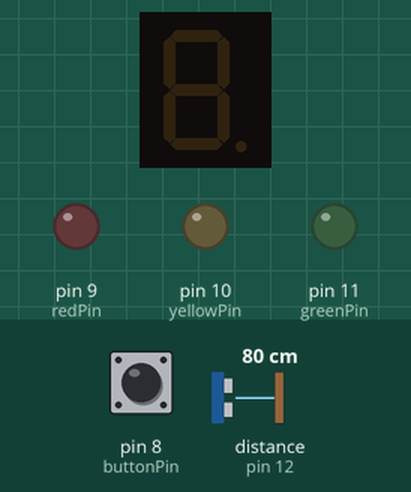
A sketch run on a simulated Arduino Uno, built with avr-gcc and run on an emulated ATmega328P. Shown: 1-digit seven-segment display, output pins drawn as LEDs (lit = HIGH). Wiring (inferred from the names in the program): ultrasonic range finder: trigger pin 13; echo pin 12. The inputs (shaded band) are chosen by the test bench; at power-on: pin 8 (buttonPin) HIGH, distance to the obstacle (sensor on pin 12) 80 cm. The echo pulse lasts 58.3 µs per cm; pins used as bus, display or sensor lines are not drawn; what the sketch prints to the serial monitor is not drawn.

Above: at 1.2 s.
1.3 s: pin 8 (buttonPin) pulled LOW for 0.15 s
At 2.5 s:
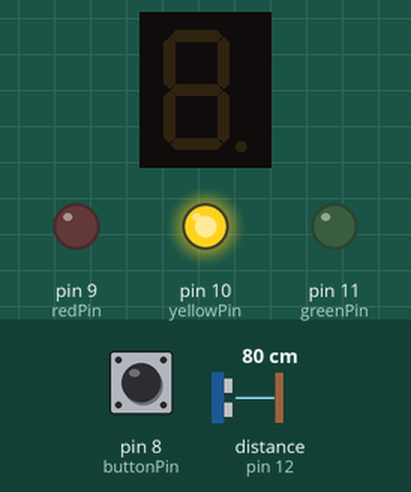
At 5.6 s:
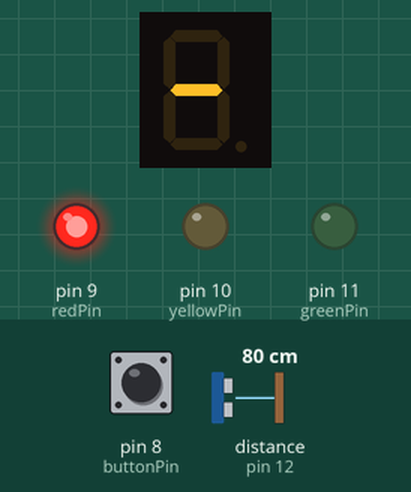
Timing chart, 0 to 7.1 s (numbered marks = the images above; inputs shaded):
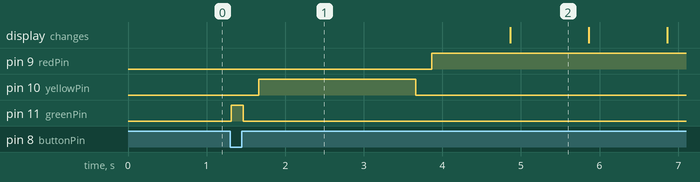

Measured:
- after the input at 1.3 s, pin 9 (redPin): LOW → HIGH after 2.6 s; pin 10 (yellowPin): LOW → HIGH after 0.36 s, → LOW 2.0 s later; pin 11 (greenPin): LOW → HIGH at once, → LOW 0.15 s later
- what the display in image 2 shows lasts 1.0 s, from 4.9 s to 5.9 s

The sketch:

ubaka2_SmartTrafficLights.ino
```cpp
/*

Name: Pratik Patel
Spring 2024
NetID: ppate460
UIN: 669224629
Partner Name: Uvaish Bakaliya
NetID: ubaka2
UIN: 657320372
TA Name:

Project: Smart Traffic Control Management
Description:
Our project focuses on developing a Smart Traffic Control System using Arduino microcontrollers,
aiming to optimize urban traffic management by integrating radar sensors with traffic signals,
the system dynamically adjusts signal timing based on vehicle presence, reducing congestion and enhancing efficiency.
Referances:

*/

#include "SevSeg.h"
SevSeg sevseg;

const int buttonPin = 8;
const int redPin = 9;
const int yellowPin = 10;
const int greenPin = 11;

bool redLEDState = false;
bool greenLEDState = false;
bool buttonState = HIGH;
bool lastButtonState = HIGH;

// defines pins numbers
const int trigPin = 13;
const int echoPin = 12;
// defines variables
long duration;
int distance;

int lessThan20 = 1;

void setup() {

  // initialize the button pin as an input
  pinMode(buttonPin, INPUT_PULLUP);

  // initialize the LEDs pin as an output
  pinMode(redPin, OUTPUT);
  pinMode(yellowPin, OUTPUT);
  pinMode(greenPin, OUTPUT);

  pinMode(trigPin, OUTPUT);  // Sets the trigPin as an Output
  pinMode(echoPin, INPUT);   // Sets the echoPin as an Input
  Serial.begin(9600);        // Starts the serial communication

  byte numDigits = 1;
  byte digitPins[] = {};
  //                    A, B, C,  D, E, F, G, DP(light)
  byte segmentPins[] = {5, 4, A5, 2, 3, 6, 7, A4};
  bool resistorsOnSegments = true;

  byte hardwareConfig = COMMON_CATHODE;
  sevseg.begin(hardwareConfig, numDigits, digitPins, segmentPins, resistorsOnSegments);
  sevseg.setBrightness(90);
}

void loop() {

  // controls "OTHER" arduino
  while (Serial.available() > 0) {
    char receivedChar = Serial.read();

    if (receivedChar == 1) {  // Red signal ON on other arduino, perfrom this action ...

      digitalWrite(redPin, LOW);
      digitalWrite(yellowPin, LOW);
      digitalWrite(greenPin, LOW);

      // digitalWrite(redPin, HIGH);
      // digitalWrite(yellowPin, HIGH);
      digitalWrite(greenPin, HIGH);
      delay(5000);


      // just for testing
      // delay(200);
      // digitalWrite(greenPin, LOW);
      // delay(200);
      // digitalWrite(greenPin, HIGH);
      // delay(200);
      // digitalWrite(greenPin, LOW);

    } else if (receivedChar == 0) {

      // Now that the signal is red on the other side, we can turn on green signal here

      digitalWrite(redPin, LOW);
      // digitalWrite(yellowPin, LOW);
      // digitalWrite(greenPin, LOW);

      // digitalWrite(redPin, HIGH);
      // digitalWrite(yellowPin, HIGH);
      // digitalWrite(greenPin, HIGH);

      // delay(5000);

      // digitalWrite(redPin, LOW);
      // digitalWrite(yellowPin, LOW);
      // digitalWrite(greenPin, LOW);
    }
  }

// ----------------------------------------------------------------------------------------------------------------------------

 // Clears the trigPin
  digitalWrite(trigPin, LOW);
  delayMicroseconds(2);

  // Sets the trigPin on HIGH state for 10 micro seconds
  digitalWrite(trigPin, HIGH);
  delayMicroseconds(10);
  digitalWrite(trigPin, LOW);

  // delay(10);

  // Reads the echoPin, returns the sound wave travel time in microseconds
  duration = pulseIn(echoPin, HIGH);

  // delay(10);

  // Calculating the distance
  distance = duration * 0.034 / 2;

  // Prints the distance on the Serial Monitor
  Serial.print("Distance: ");
  Serial.println(distance);

  // NEED TO CHANGE THE CODE, ONLY WORKING ON PRATIK'S MAC
  // AT THE BEGINNING THE LIGHT SHOULD BE GREEN BECAUSE THE OTHER ARDUINO'S LIGHT IS RED.
   if (distance >= 0 ) { // the car approaches and turn green LED ON

    // digitalWrite(redPin, LOW);
    // digitalWrite(yellowPin, LOW);
    // digitalWrite(greenPin, HIGH);
    lessThan20 = !lessThan20;

  } else { // Otherwise keep green OFF and animate; yellow -> red

    if (lessThan20 == 10) {

      // digitalWrite(redPin, LOW);
      // digitalWrite(yellowPin, LOW);
      // digitalWrite(greenPin, LOW);
      // // delay(200);
      // digitalWrite(yellowPin, HIGH);
      // delay(2000);
      // digitalWrite(yellowPin, LOW);
      // delay(200);
      lessThan20 = !lessThan20;
    }
    // digitalWrite(greenPin, LOW);
    // digitalWrite(redPin, HIGH);
  }


// ----------------------------------------------------------------------------------------------------------------------------
  int val;
  int val2;

  val = digitalRead(buttonPin);
  if (val != lastButtonState) {
    delay(10);
    val2 = digitalRead(buttonPin);


    // controls "THIS" arduino
    if (val == val2) {
      buttonState = val;

      if (buttonState == LOW) {  // When the button is not pressed (also initial setup when arduino starts)

        // redLEDState = !redLEDState;

        // Serial.write(redLEDState);

        // my green signal is ON in the beginning
        digitalWrite(redPin, LOW);

        // digitalWrite(redPin, HIGH);
        // digitalWrite(yellowPin, HIGH);
        digitalWrite(greenPin, HIGH);

        greenLEDState = false;
        Serial.write(greenLEDState);  // write red or green led state depending

      } else {  // The button is pressed on "THIS" arduino

        digitalWrite(greenPin, LOW);

        delay(200);  // delay to switch the LED
        digitalWrite(yellowPin, HIGH);
        delay(2000);  // delay to keep Yellow LED ON for 2 seconds

        digitalWrite(yellowPin, LOW);
        delay(200);  // delay to switch the LED
        digitalWrite(redPin, HIGH);

        displayTime();

        redLEDState = true;
        Serial.write(redLEDState);  // write red or green led state depending
        redLEDState = !redLEDState;

        delay(6500);  // time for pedestrian to cross the road
        digitalWrite(redPin, LOW);

        // redLEDState = false;

        // Serial.write(redLEDState); // write red or green led state depending
      }
    }
  }

  lastButtonState = val;

  // // controls "OTHER" arduino
  // while (Serial.available() > 0) {
  //   char receivedChar = Serial.read();

  //   if (receivedChar == 1) { // Is the red signal ON on other arduino? then perfrom this action ...

  //     // digitalWrite(redPin, LOW);
  //     // digitalWrite(yellowPin, LOW);
  //     // digitalWrite(greenPin, LOW);

  //     // digitalWrite(redPin, HIGH);
  //     // digitalWrite(yellowPin, HIGH);
  //     // digitalWrite(greenPin, HIGH);

  //     // just for testing
  //     // delay(200);
  //     // digitalWrite(greenPin, LOW);
  //     // delay(200);
  //     // digitalWrite(greenPin, HIGH);
  //     // delay(200);
  //     // digitalWrite(greenPin, LOW);

  //   } else if (receivedChar == 0) {

  //     // Now that the signal is red on the other side, we can turn on green signal here

  //     digitalWrite(redPin, LOW);
  //     // digitalWrite(yellowPin, LOW);
  //     // digitalWrite(greenPin, LOW);

  //     // digitalWrite(redPin, HIGH);
  //     // digitalWrite(yellowPin, HIGH);
  //     // digitalWrite(greenPin, HIGH);

  //     // delay(5000);

  //     // digitalWrite(redPin, LOW);
  //     // digitalWrite(yellowPin, LOW);
  //     // digitalWrite(greenPin, LOW);

  //   }
  // }

}  // end of loop()


void displayTime() {

  for(int i = 10; i > -1; i--){
    sevseg.setNumber(i, i%2);
    delay(1000);
    sevseg.refreshDisplay();
  }

} // end of displayTime()
```
